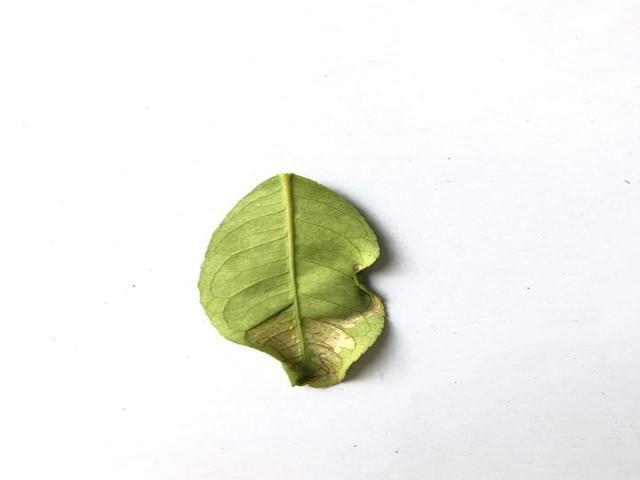
#> input picture train/Anthracnose/Anthracnose_1.jpg, 640 x 480 px
$ python -i predict_rf.py   (imports and definitions only)   (older library calls are emulated)
#> lines starting #> are read from the running program, lines starting #| are printed output that depends on the picture
import cv2
import numpy as np
import joblib
from skimage.feature import graycomatrix, graycoprops, local_binary_pattern

# -------------------------
# Load Model & Label Encoder
# -------------------------
# [2 lines not run here, left out]

# -------------------------
# Feature Extraction (MUST MATCH TRAINING)
# -------------------------
def extract_features(image_path):

#> called with image_path = '../train/Anthracnose/Anthracnose_1.jpg'
    image = cv2.imread(image_path)
#> image is the input picture: shape (480, 640, 3); mean B, G, R 233.9, 240.6, 239.6

    if image is None:
        raise ValueError("Image not found or incorrect path.")

    image = cv2.resize(image, (256, 256))
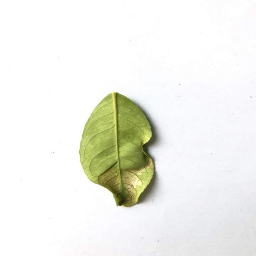
#> image: shape (256, 256, 3); mean B, G, R 233.9, 240.6, 239.6

    # HSV Histogram
    hsv = cv2.cvtColor(image, cv2.COLOR_BGR2HSV)
#> hsv: shape (256, 256, 3); mean H, S, V 42.3, 14.5, 241.9
    hist_h = cv2.calcHist([hsv], [0], None, [32], [0, 256])
#> hist_h = 32 values, max 36993 at index 0, min 0 at index 22, mean 2048
    hist_s = cv2.calcHist([hsv], [1], None, [32], [0, 256])
#> hist_s = 32 values, max 58425 at index 0, min 4 at index 30, mean 2048
    hist_v = cv2.calcHist([hsv], [2], None, [32], [0, 256])
#> hist_v = 32 values, max 50131 at index 31, min 0 at index 0, mean 2048
    hist_features = np.concatenate((hist_h, hist_s, hist_v)).flatten()
#> hist_features = 96 values, max 58425 at index 32, min 0 at index 22, mean 2048

    # GLCM
    gray = cv2.cvtColor(image, cv2.COLOR_BGR2GRAY)
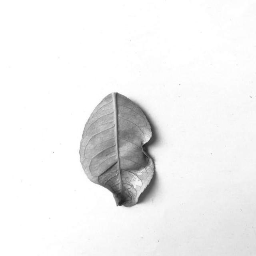
#> gray: shape (256, 256); min 32, max 255, mean 239.5
    glcm = graycomatrix(gray, distances=[1], angles=[0], levels=256, symmetric=True, normed=True)

    contrast = graycoprops(glcm, 'contrast')[0, 0]
#> contrast = 50.36
    correlation = graycoprops(glcm, 'correlation')[0, 0]
#> correlation = 0.979
    energy = graycoprops(glcm, 'energy')[0, 0]
#> energy = 0.442
    homogeneity = graycoprops(glcm, 'homogeneity')[0, 0]
#> homogeneity = 0.751
    glcm_features = np.array([contrast, correlation, energy, homogeneity])
#> glcm_features = [50.36, 0.979, 0.442, 0.751]

    # LBP
    radius = 1
    n_points = 8 * radius
    lbp_bins = n_points + 2
    lbp = local_binary_pattern(gray, n_points, radius, method="uniform")
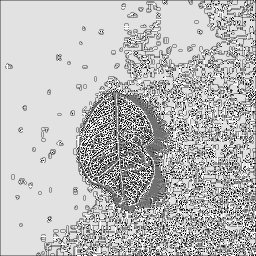
#> lbp: shape (256, 256) float64; min 0, max 9, mean 6.66; drawn with min black and max white
    lbp_hist, _ = np.histogram(lbp.ravel(), bins=lbp_bins, range=(0, lbp_bins))
#> lbp_hist = [1133, 2055, 837, 3303, 3054, 8327, 2933, 4032, 35501, 4361]
    lbp_hist = lbp_hist.astype("float")
    lbp_hist /= (lbp_hist.sum() + 1e-6)
#> lbp_hist = [0.0173, 0.0314, 0.0128, 0.0504, 0.0466, 0.127, 0.0448, 0.0615, 0.542, 0.0665]

    features = np.concatenate((hist_features, glcm_features, lbp_hist))
#> features = 110 values, max 58425 at index 32, min 0 at index 22, mean 1787.8

    return features.reshape(1, -1)


# -------------------------
# Predict Function
# -------------------------
def predict_disease(image_path):
    features = extract_features(image_path)
    prediction = model.predict(features)
    label = le.inverse_transform(prediction)
    return label[0]


# -------------------------
# Main
# -------------------------
# [4 lines not run here, left out]

>>> result = extract_features('../train/Anthracnose/Anthracnose_1.jpg')

$ run again, on train/Anthracnose/Anthracnose_101.jpg
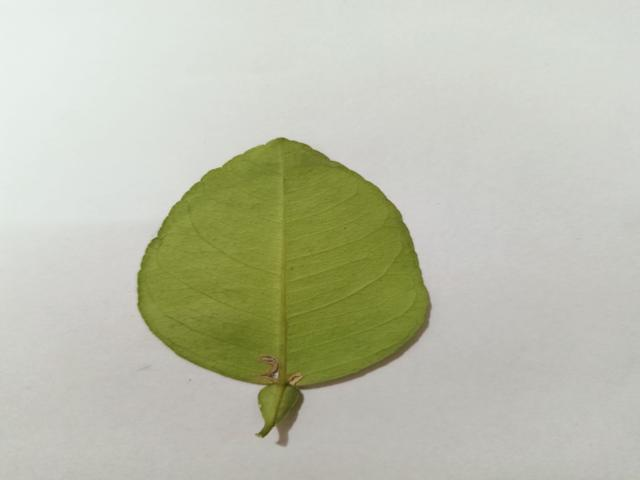
#> input picture train/Anthracnose/Anthracnose_101.jpg, 640 x 480 px
#> in extract_features, image is the input picture: shape (480, 640, 3); mean B, G, R 173.1, 192.1, 189.5
#> image: shape (256, 256, 3)
#> hsv: shape (256, 256, 3); mean H, S, V 37.2, 35, 192.6
#> hist_h = 32 values, max 21880 at index 4, min 0 at index 10, mean 2048
#> hist_s = 32 values, max 29104 at index 1, min 0 at index 27, mean 2048
#> hist_v = 32 values, max 12128 at index 23, min 0 at index 0, mean 2048
#> hist_features = 96 values, max 29104 at index 33, min 0 at index 10, mean 2048
#> in extract_features, `gray = cv2.cvtColor(image, cv2.COLOR_BGR2GRAY)`:
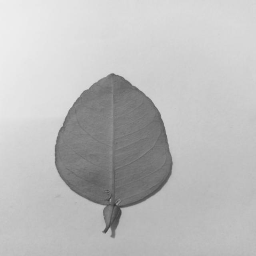
#> gray: shape (256, 256); min 50, max 238, mean 189.2
#> contrast = 28.56
#> correlation = 0.989
#> energy = 0.0728
#> homogeneity = 0.654
#> glcm_features = [28.56, 0.989, 0.0728, 0.654]
#> in extract_features, `lbp = local_binary_pattern(gray, n_points, radius, method="uniform")`:
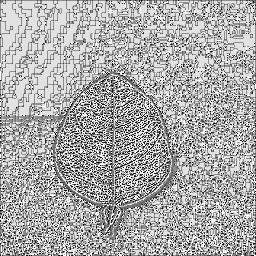
#> lbp: shape (256, 256) float64; min 0, max 9, mean 6.02; drawn with min black and max white
#> in extract_features, `lbp_hist, _ = np.histogram(lbp.ravel(), bins=lbp_bins, range=(0, lbp_b..`: lbp_hist = [1865, 3422, 1141, 5048, 3620, 12100, 4785, 5770, 20661, 7124]
#> in extract_features, `lbp_hist /= (lbp_hist.sum() + 1e-6)`: lbp_hist = [0.0285, 0.0522, 0.0174, 0.077, 0.0552, 0.185, 0.073, 0.088, 0.315, 0.109]
#> features = 110 values, max 29104 at index 33, min 0 at index 10, mean 1787.6
